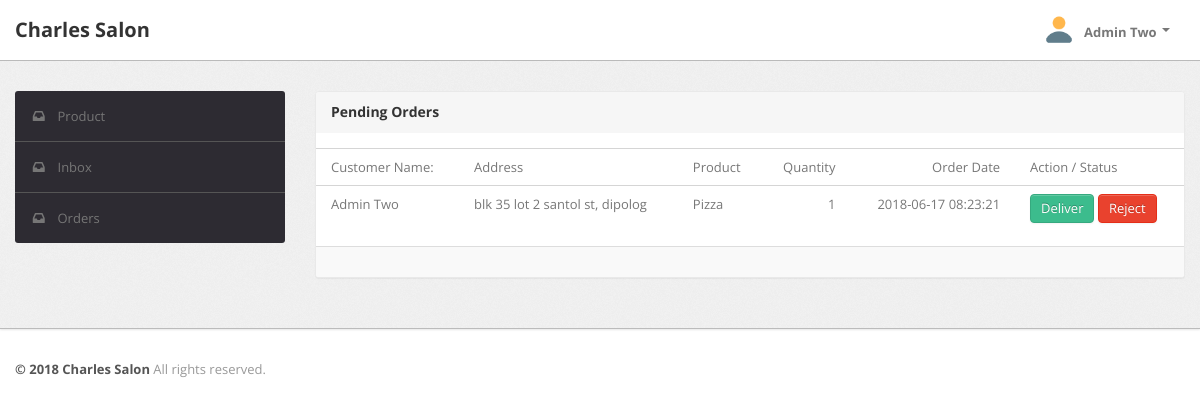
The app's page /orders.php (signed in) with its own data.
### tables this page shows
CREATE TABLE IF NOT EXISTS `tbl_order` (
  `id` int(11) NOT NULL AUTO_INCREMENT,
  `customer_id` int(11) NOT NULL,
  `amount` double NOT NULL,
  `name` varchar(255) NOT NULL,
  `address` varchar(255) NOT NULL,
  `city` varchar(255) NOT NULL,
  `state` varchar(255) NOT NULL,
  `zip` varchar(255) NOT NULL,
  `country` varchar(255) NOT NULL,
  `payment_type` varchar(255) NOT NULL,
  `order_status` varchar(255) NOT NULL,
  `order_at` datetime NOT NULL,
  PRIMARY KEY (`id`)
);

CREATE TABLE IF NOT EXISTS `userinfo` (
  `user_id` int(11) NOT NULL AUTO_INCREMENT,
  `email` varchar(50) NOT NULL,
  `password` varchar(50) NOT NULL,
  `fname` varchar(50) NOT NULL,
  `lname` varchar(50) NOT NULL,
  `gender` varchar(50) NOT NULL,
  `role` varchar(50) NOT NULL,
  `purchases` varchar(50) NOT NULL,
  PRIMARY KEY (`user_id`)
);

CREATE TABLE IF NOT EXISTS `tbl_product` (
  `id` int(8) NOT NULL AUTO_INCREMENT,
  `name` varchar(255) NOT NULL,
  `code` varchar(255) NOT NULL,
  `image` longblob NOT NULL,
  `price` double(10,2) NOT NULL,
  PRIMARY KEY (`id`),
  UNIQUE KEY `product_code` (`code`)
);

CREATE TABLE IF NOT EXISTS `tbl_order_item` (
  `id` int(11) NOT NULL AUTO_INCREMENT,
  `order_id` int(11) NOT NULL,
  `product_id` int(11) NOT NULL,
  `item_price` double NOT NULL,
  `quantity` int(11) NOT NULL,
  PRIMARY KEY (`id`)
);

### database/connect.php (called while the page is built, shortened)
<?php
function connection()
{
	$conn = mysqli_connect("localhost", "root", "", "salon");
	return $conn;
}

### repository/product.php (the view, shortened to what this page needs)
<?php
include 'database/connect.php';
			?>
			<?php
function pendingorder()
{
	$sql = "SELECT o.id, ui.fname, ui.lname,  p.name, o.address, o.city , oi.quantity , o.order_at FROM tbl_order as o join tbl_order_item as oi on o.id = oi.order_id join  tbl_product as p on oi.product_id = p.id join userinfo as ui on ui.user_id = o.customer_id Where o.order_status = 'PENDING' order by fname, lname;";
	$result = mysqli_query(connection(), $sql);
	if (mysqli_num_rows($result) > 0) {
		while ($row = mysqli_fetch_assoc($result)) {
			?>
			<tr>
				<td class="cell-author hidden-phone hidden-tablet">
					<?php echo $row["fname"] . ' ' . $row["lname"]; ?>
				</td>
				<td class="cell-title">
					<?php echo $row["address"]  . ', ' . $row["city"]; ?>
				</td>
				<td class="cell-title">
					<?php echo $row["name"]; ?>
				</td>
				<td class="cell-time align-right">
					<?php echo $row["quantity"]; ?>
				</td>
				<td class="cell-time align-right">
					<?php echo $row["order_at"]; ?>
				</td>
				<td>
					<button class="btn btn-success" name="del_id" value="<?php echo $row["id"]; ?>">Deliver</button>
					<button class="btn btn-danger" name="rej_id" value="<?php echo $row["id"]; ?>">Reject</button>
				</td>
			</tr>
			<?php
		}
	}
			?>
			<?php
}

### css/theme.css (style rules this page uses)
body { font-size: 13px; font-family: 'Open Sans', Arial, sans-serif; background: #fff; color: #777 }
select, textarea, input[type="text"], input[type="password"], input[type="datetime"], input[type="datetime-local"], input[type="date"], input[type="month"], input[type="time"], input[type="week"], input[type="number"], input[type="email"], input[type="url"], input[type="search"], input[type="tel"], input[type="color"], .uneditable-input, label, input, button, select, textarea { -webkit-border-radius: 3px; -moz-border-radius: 3px; border-radius: 3px; font-size: 13px; font-family: 'Open Sans', Tahoma, Arial, sans-serif }
.align-right { text-align: right!important }
.btn, .btn-box { -webkit-border-radius: 3px; -moz-border-radius: 3px; border-radius: 3px }
.btn { font-size: 13px; font-weight: 600 }
.btn { display: inline-block; margin-bottom: 0; font-weight: 400; text-align: center; vertical-align: middle; cursor: pointer; background-image: none; border: 1px solid transparent; white-space: nowrap; padding: 4px 10px; font-size: 13px; line-height: 1.42857; border-radius: 4px; -webkit-user-select: none; -moz-user-select: none; -ms-user-select: none; user-select: none }
.btn-success { color: #fff; background-color: #3cbc8d; border-color: #36a97f }
.btn-danger { color: #fff; background-color: #e9422e; border-color: #e52e18 }
.table th, .table td { border-color: #d5d5d5!important }
.module-body.table .table th, .module-body.table .table td { padding-left: 15px; padding-right: 15px }

### records on screen
tbl_order: userinfo.fname "Admin", userinfo.lname "Two", address "blk 35 lot 2 santol st", city "dipolog", tbl_product.name "Pizza", tbl_order_item.quantity "1", order_at "2018-06-17 08:23:21", $row["id"] 23 (drawn)

### other values on screen
$_SESSION["fname"] "Admin"
$_SESSION["lname"] "Two"
